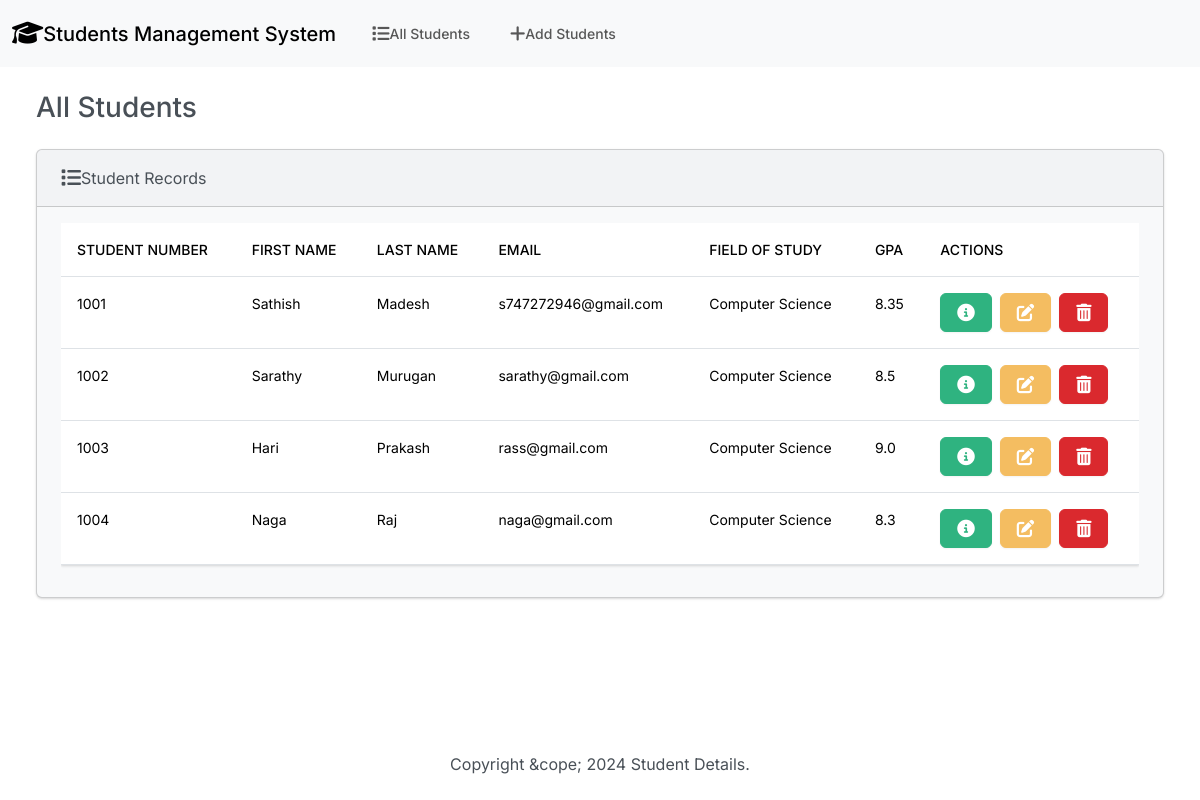
Before: / with the older database file.
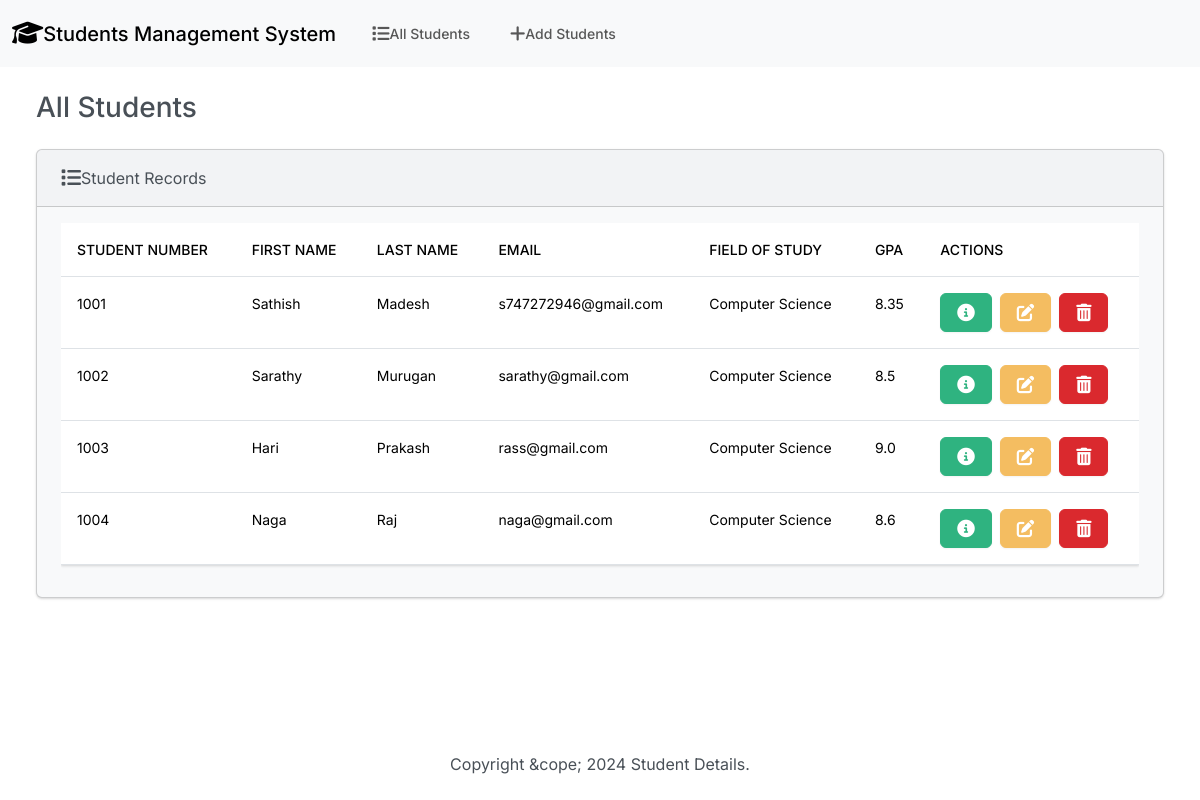
After: the same page with the newer database file.
### student/models.py (models this page shows, shortened)
class Student(models.Model):
    std_num = models.IntegerField()
    first_name = models.CharField(max_length=100)
    last_name = models.CharField(max_length=100)
    email = models.EmailField(max_length=100)
    branch = models.CharField(max_length=100)
    gpa = models.FloatField()

### student/views.py (the view)
# urls.py: path('', views.index, name='index'),
def index(request):
    return render(request, 'students/index.html',
                  {'students': Student.objects.all()}
                  )

### student/templates/students/index.html (shortened to what this page needs)
{% extends "students/base.html" %}
{% block body %}
<h3 class="m-4">All Students</h3>
      <div class="row">
        <div class="col-12">
          {% if students %}
          <div class="card bg-light ms-4 me-4 mb-4">
            <div class="card-header">
              <i class="fa-solid fa-list fa-lg"></i>Student Records
            </div>
            <div class="card-body">
                <div class="table-responsive">
                  <table class="table table-hover">
                    <thead>
                      <tr>
                        <th scope="col">Student Number</th>
                        <th scope="col">First Name</th>
                        <th scope="col">Last Name</th>
                        <th scope="col">Email</th>
                        <th scope="col">Field of Study</th>
                        <th scope="col">GPA</th>
                        <th scope="col">Actions</th>
                      </tr>
                    </thead>
                    <tbody>
                      {% for student in students %}
                      <tr>
                        <td>{{student.std_num}}</td>
                        <td>{{student.first_name}}</td>
                        <td>{{student.last_name}}</td>
                        <td>{{student.email}}</td>
                        <td>{{student.branch}}</td>
                        <td>{{student.gpa}}</td>
                        <td>
                          <button type="button" class="btn btn-success me-1" data-bs-toggle="modal" data-bs-target="#myModal{{student.id}}">
                          </button>
                          <a class="btn btn-warning me-1" href="{% url 'edit' student.id %}">
                          </a>
                          <button type="button" class="btn btn-danger" data-bs-toggle="modal" data-bs-target="#delete{{student.id}}">
                          </button>
                        </td>
                      </tr>
                      {% endfor %}
                    </tbody>
                  </table>
                </div>
            </div>
          </div>
          {% else %}
          <h5 class="alert alert-primary ms-4 me-4">No Student Records</h5>
          {% endif %}
        </div>
      </div>
{% endblock %}

### student/templates/students/base.html (shortened to what this page needs)
{% load static %}
<!DOCTYPE html>
<html lang="en">
<head>
    <link rel="stylesheet" href="https://cdnjs.cloudflare.com/ajax/libs/font-awesome/6.5.1/css/all.min.css" />
    <link rel="stylesheet" href="{% static 'css/bootstrap.min.css' %}">
</head>
<body class="d-flex flex-column min-vh-100">
    <header>
        <nav class="navbar navbar-expand-lg bg-body-tertiary">
            <div class="container-fluid">
              <a class="navbar-brand" href="{% url 'index' %}">
                <i class="fa-solid fa-graduation-cap fa-lg"></i>Students Management System
              </a>
              <div class="collapse navbar-collapse" id="navbarColor04">
                <ul class="navbar-nav me-auto">
                  <li class="nav-item">
                    <a class="nav-link" href="{% url 'index' %}">All Students</a>
                  </li>
                  <li class="nav-item">
                    <a class="nav-link" href="{% url 'add' %}">Add Students</a>
                  </li>
                </ul>
              </div>
            </div>
          </nav>
    </header>
    <div class="container-fluid">
      {% block body %}
      {% endblock %}
    </div>
    <footer class="mt-auto mb-4">
      <div class="text-center">
        <span>
          Copyright &cope; <script>document.write(new Date().getFullYear())</script> Student Details.
        </span>
      </div>
    </footer>
</body>
</html>

Changed rows visible on the page:
removed Student: std_num "1004", first_name "Naga", last_name "Raj", email "naga@gmail.com", branch "Computer Science", gpa "8.3"
added Student: std_num "1004", first_name "Naga", last_name "Raj", email "naga@gmail.com", branch "Computer Science", gpa "8.6"
